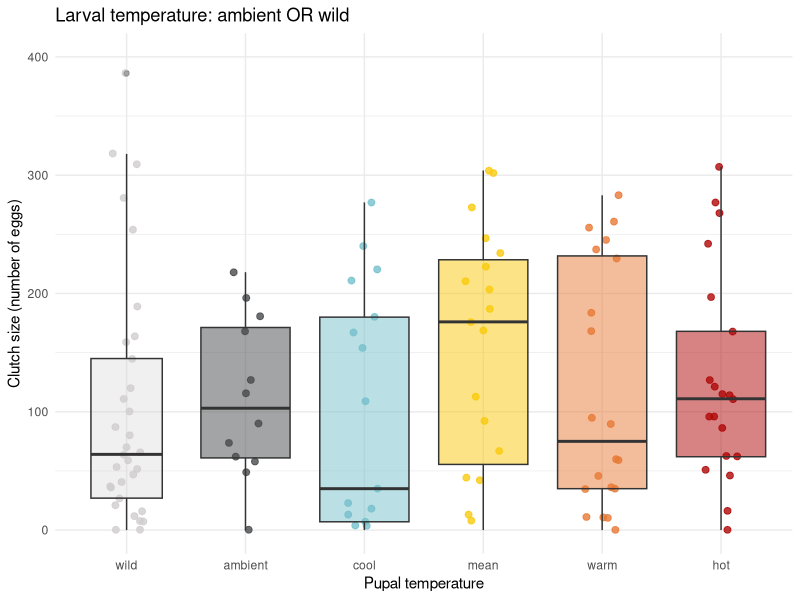
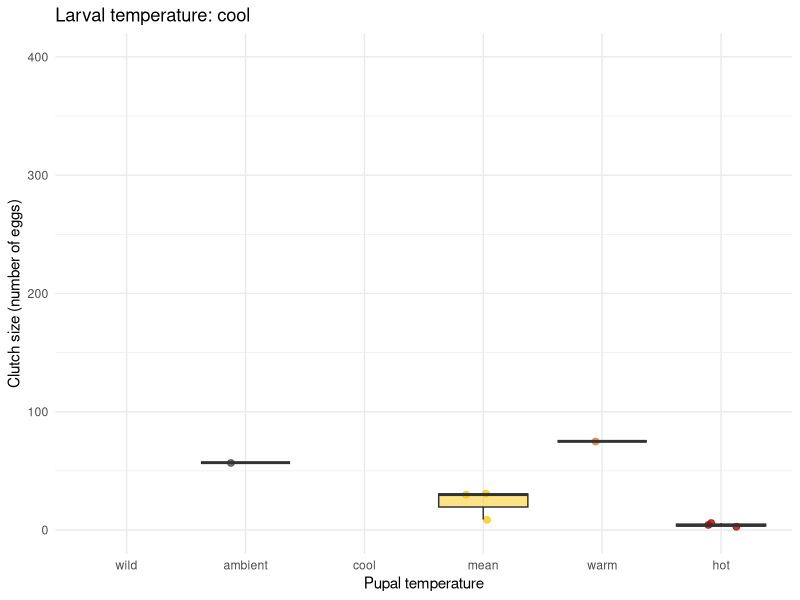
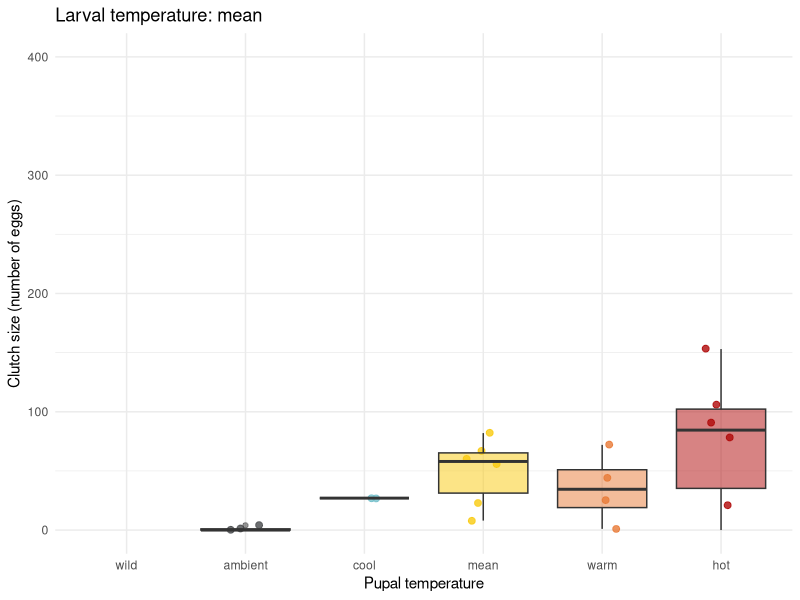
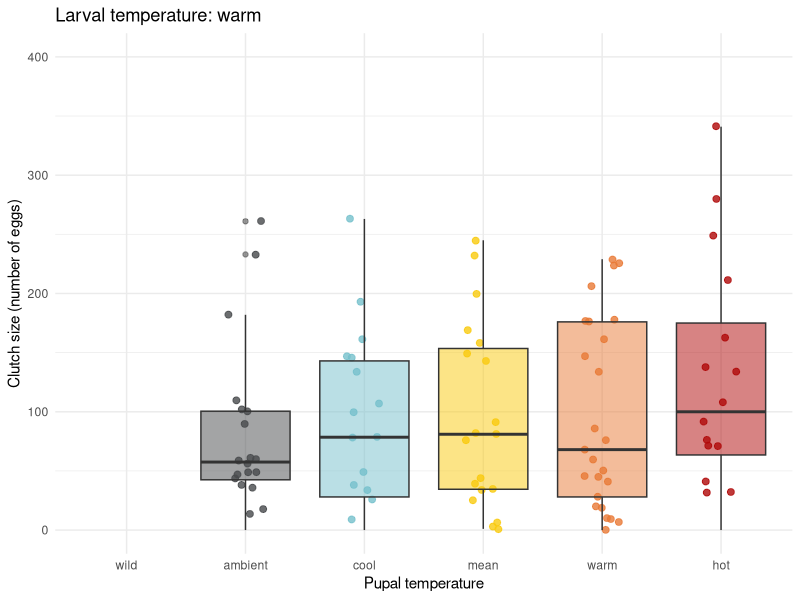
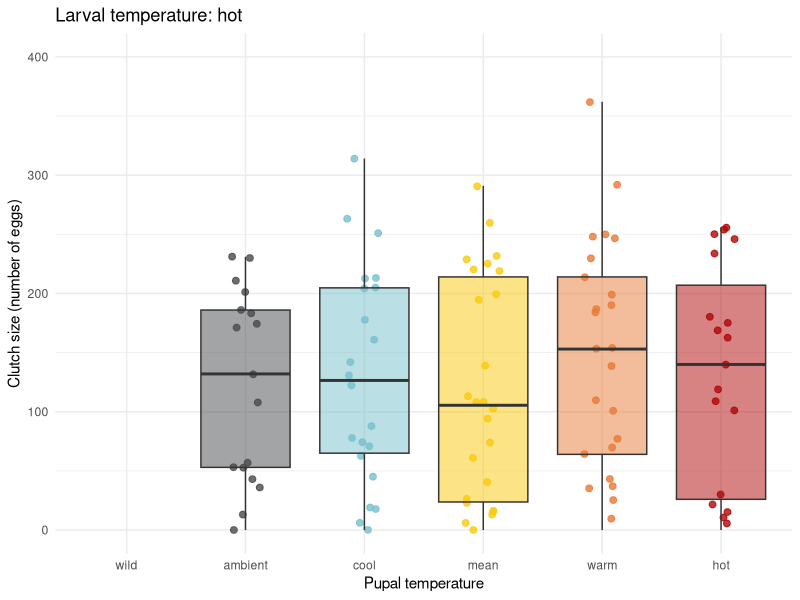

Generate these figures, in order, with R:
## ---- chunk 1
library(here)
library(ggplot2)
library(tidyverse)
library(lme4)
## ---- chunk 2
#working with the egg counts of the five treatment groups
#read in the dataset
egg_counts <- read.csv(here("data", "emergence_egg_counts(Sheet1).csv"))


#make sure egg counts are stored as numbers
egg_counts$green_eggs  <- as.numeric(egg_counts$green_eggs)
egg_counts$orange_eggs <- as.numeric(egg_counts$orange_eggs)

#clean up the dataset so it only has the females I am interested in
egg_counts_clean <- egg_counts %>%
  filter(sex == "F") %>% #only looking at females
  filter(!startsWith(adultID, "F")) %>% #remove sienna's females
  mutate(clutch_size = green_eggs + orange_eggs) %>%
  filter(!is.na(clutch_size)) %>% #remove those with NA clutch size
  mutate(larval_treatment = str_extract(adultID, "^[^.]+")) %>% #make larval treatment column
  mutate(
    pupal_treatment = case_when(
      adultID == "CTRL.WTH.152_P6_H" ~ "hot",
      adultID == "HOT.WTH.47_P2_A"   ~ "ambient",
      TRUE                          ~ pupal_treatment
    )
  ) %>%
  mutate(
    larval_treatment = recode(
      larval_treatment,
      CTRL = "ambient",
      MEAN = "mean",
      COOL = "cool",
      WARM = "warm",
      HOT  = "hot"
    ))

#working with the clutch sizes of the wild moths
wild_egg_counts <- read.csv(here("data","wild moths spreadsheet.csv"))

#male sure the egg counts are stored as numbers
wild_egg_counts$green_eggs <- as.numeric(wild_egg_counts$green_eggs)
wild_egg_counts$green_eggs <- as.numeric(wild_egg_counts$green_eggs)

#clean up wild egg counts dataset
wild_egg_counts_clean <- wild_egg_counts %>%
  select(female_ID, green_eggs, orange_eggs) %>%
  mutate(clutch_size = green_eggs + orange_eggs) %>%
  filter(!is.na(clutch_size)) %>%
  mutate(pupal_treatment = "wild", larval_treatment = "wild", sex = "F") %>%
  rename(adultID = female_ID)

#join the wild egg counts to the other treatment groups
combined_egg_counts <- bind_rows(egg_counts_clean, wild_egg_counts_clean)



## ---- chunk 3
#convert the pupal temperatures to factors
combined_egg_counts$pupal_treatment <- factor(combined_egg_counts$pupal_treatment,
                             levels = c("wild", "ambient", "cool", "mean", "warm", "hot"))

#convert the larval  temperatures to factors
combined_egg_counts$larval_treatment <- factor(combined_egg_counts$larval_treatment,
                             levels = c("wild", "ambient", "cool", "mean", "warm", "hot"))

#assign colours to the temperatures                           
temp_cols <- c(
  ambient = "#484A4C",
  cool    = "#76C0CC",
  mean    = "#F9CA0F",
  warm    = "#E87A36",
  hot     = "#AF0808")

## ---- chunk 4
larval_temp_ambient <- ggplot(
  combined_egg_counts %>% filter(larval_treatment == "ambient"),
  aes(x = pupal_treatment, y = clutch_size, fill = pupal_treatment)
) +
  geom_jitter(aes(color = pupal_treatment),
              width = 0.15, size = 2, alpha = 0.8) +
  geom_boxplot(alpha = 0.5) +
  scale_y_continuous(limits = c(0, 400)) +
  scale_x_discrete(
    limits = levels(combined_egg_counts$pupal_treatment),
    drop = FALSE
  ) +
  scale_fill_manual(values = temp_cols) +
  scale_color_manual(values = temp_cols) +
  theme_minimal() +
  theme(legend.position = "none") +
  labs(
    x = "Pupal temperature",
    y = "Clutch size (number of eggs)",
    title = "Larval temperature: ambient OR wild") +
  #overlay wild data
  geom_jitter(
    data = combined_egg_counts %>% 
      filter(larval_treatment == "wild"),
    aes(x = pupal_treatment, y = clutch_size),
    inherit.aes = FALSE,
    color = "#D0CDCE",
    width = 0.15,
    size = 2,
    alpha = 0.8) +
  geom_boxplot(
    data = combined_egg_counts %>% filter(larval_treatment == "wild"),
    aes(x = pupal_treatment, y = clutch_size),
    inherit.aes = FALSE,
    fill = "#D0CDCE",
    alpha = 0.3,
    width = 0.6
  )

larval_temp_ambient
## ---- chunk 5

larval_levels <- c("cool", "mean", "warm", "hot")

plots <- lapply(larval_levels, function(lt) {

  ggplot(
    combined_egg_counts %>% 
    filter(larval_treatment == lt),
    aes(x = pupal_treatment, y = clutch_size, fill = pupal_treatment)
  ) +
    geom_jitter(aes(color = pupal_treatment),
                width = 0.15, size = 2, alpha = 0.8) +
    geom_boxplot(alpha = 0.5) +
    scale_x_discrete(
        limits = levels(combined_egg_counts$pupal_treatment),
        drop = FALSE) +
    scale_y_continuous(limits = c(0, 400)) +
    scale_fill_manual(values = temp_cols) +
    scale_color_manual(values = temp_cols) +
    theme_minimal() +
    theme(legend.position = "none") +
    labs(
      x = "Pupal temperature",
      y = "Clutch size (number of eggs)",
      title = paste("Larval temperature:", lt)
    )
})

# View first plot
plots[[1]]
plots[[2]]
plots[[3]]
plots[[4]]
